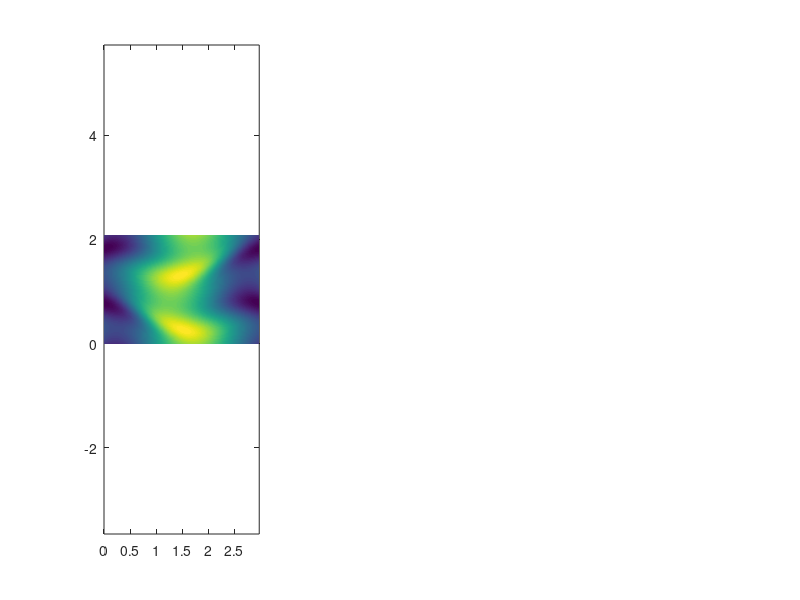

The MATLAB script that drew this image: (Note: this script raises an error after producing the figure.)
clear
close all
clc

%% LOAD DATA

load('import/ECS_real_field_for_Reb=1.mat')

%% PLOT

[X, Z] = meshgrid(x, z);
fields = {Buoyancy, omega, psi};
titles = {'b', 'omega', 'psi'};
Fr     = 0.01;
figure;

for i = 1:3
    subplot(1,3,i);
    pcolor(X/Fr, Z, fields{i});
    shading interp;       % smooth shading
    axis equal tight;     % ensure tight fit and equal units
    daspect([1 1 1])
    colormap(parula);     % you can change this to your preference
    colorbar;
    title(titles{i});
end
